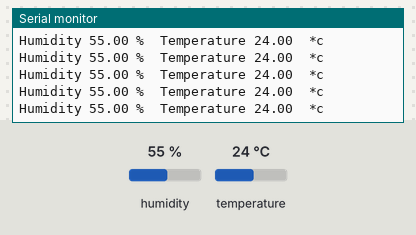
Simulated run of this sketch. Board: Arduino Uno, built with avr-gcc and run on an emulated ATmega328P. Shown: the last lines printed to the serial monitor. The inputs (shaded band) are chosen by the test bench; at power-on: humidity 55 %, temperature 24 °C.

Above: at 2.8 s.
2.9 s: humidity set to 22 %
At 4.21 s:
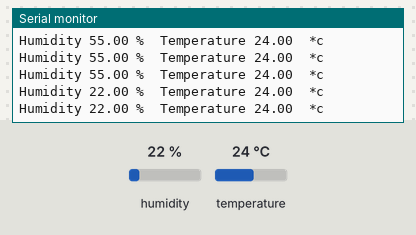
8.9 s: temperature set to 12 °C
At 9.03 s:
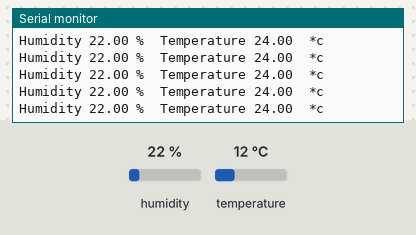
14.9 s: humidity set to 40 %
At 15.02 s:
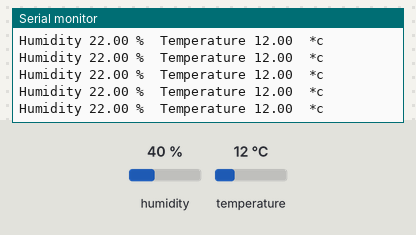
Timing chart, 0 to 17.9 s (numbered marks = the images above; inputs shaded):
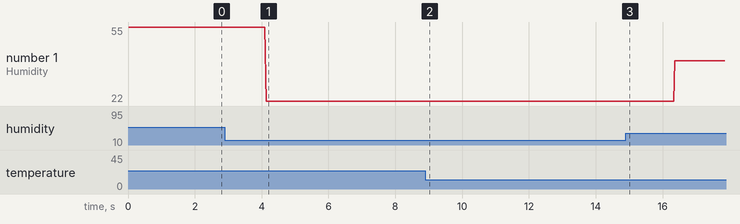

Measured:
- after the input at 2.9 s, the serial monitor: prints a new line after 1.2 s (image 1)
- plotted number 1: 55 → 22 after the input at 2.9 s, 22 → 40 after the input at 14.9 s

The sketch:

dht.ino
```cpp
#include <DHT.h>
#define DHPPIN 12
#define DHTTYPE DHT11
DHT dht(DHPPIN, DHTTYPE);
void setup() {
  // put your setup code here, to run once:
  Serial.begin(9600);
}

void loop() {
  // put your main code here, to run repeatedly:
  float h = dht.readHumidity();
  float t = dht.readTemperature();
  if(isnan(t) || isnan(h)){
    Serial.println("Failed to read from DHT");
  }
  else{
    Serial.print("Humidity ");
    Serial.print(h);
    Serial.print(" %\t");
    Serial.print("Temperature ");
    Serial.print(t);
    Serial.println("  *c");
  }
}
```
